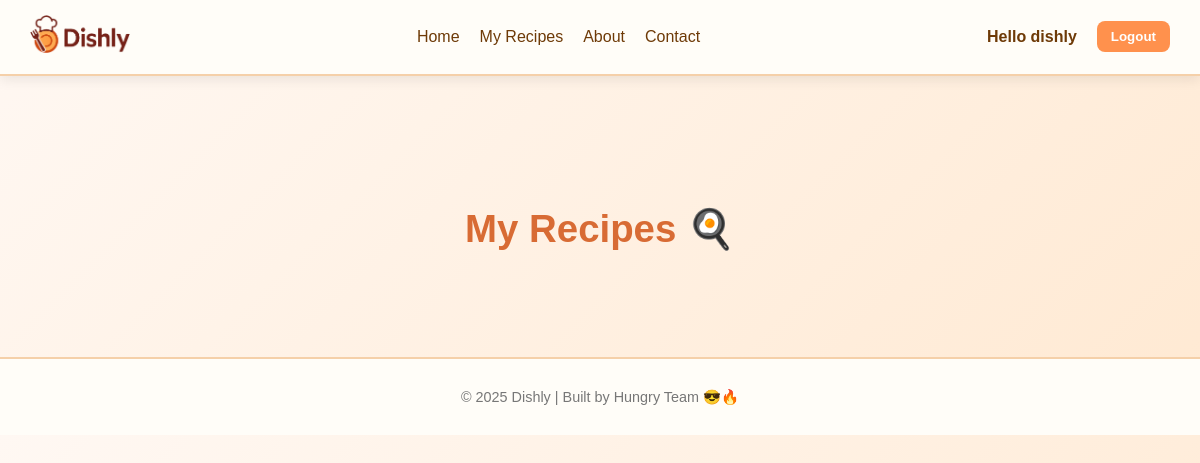
/myrecipe/ (signed in), run on an earlier commit of the app's database.
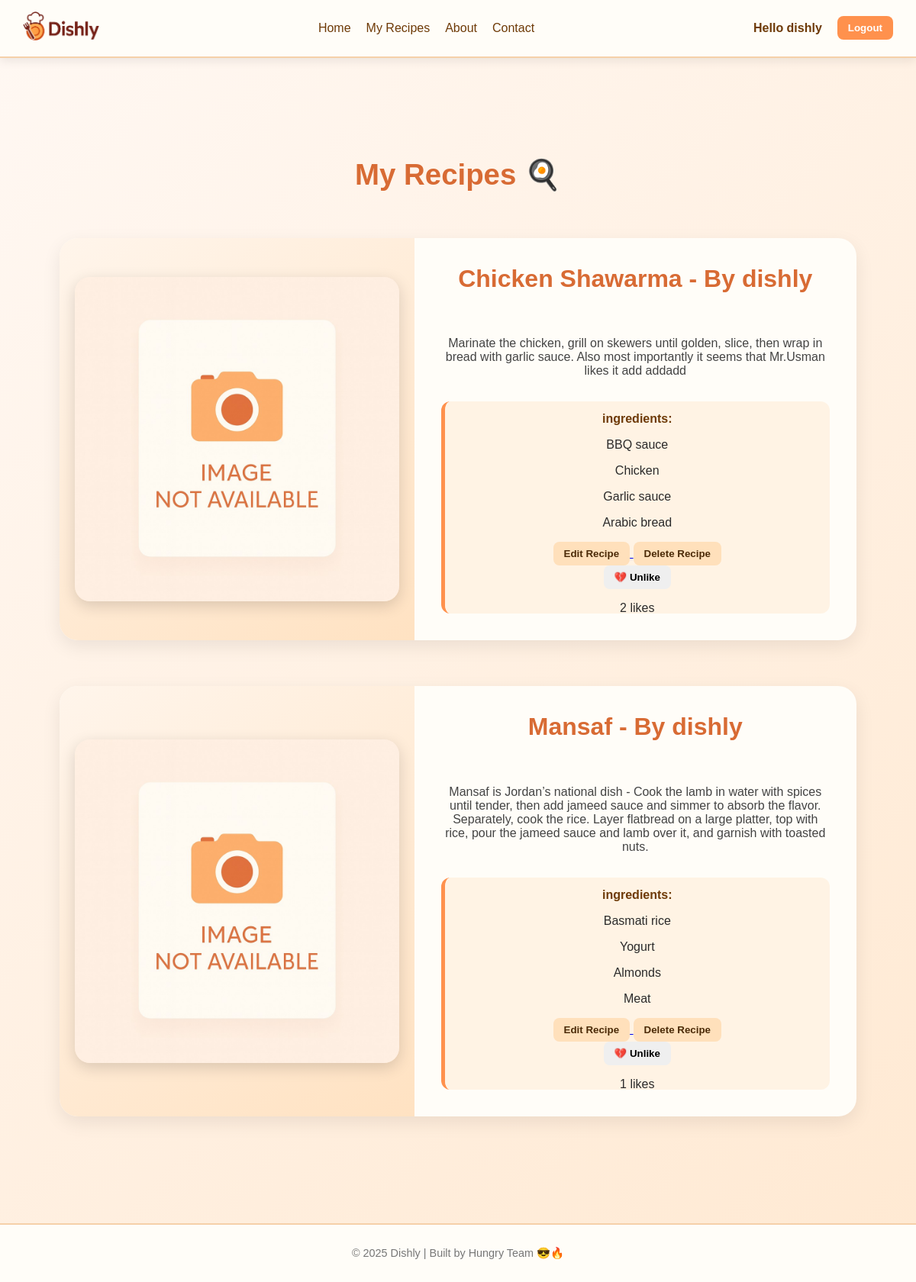
And on a later commit of the database.
### dishly_app/models.py (models this page shows, shortened)
class Recipe(models.Model):
    name = models.CharField(max_length=100)
    description = models.TextField(max_length=500)
    created_at = models.DateTimeField(auto_now_add=True)
    image_url = models.URLField(blank =True, max_length=500,  help_text="Paste a full recipe image https://URL")
    likes = models.ManyToManyField(User, related_name='liked_recipes', blank=True)
    user = models.ForeignKey(User, on_delete=models.CASCADE)
    category = models.CharField(
        max_length=2,
        choices=CATEGORIES,
        default=CATEGORIES[0][0]
    )
    ingredients = models.ManyToManyField(Ingredient, related_name="recipes")
    def total_likes(self):
        return self.likes.count()
    class Meta:
        ordering = ['-created_at']

class Ingredient(models.Model):
    name = models.CharField(max_length=100, unique=True)

### dishly_app/views.py (the view)
# urls.py: path('myrecipe/',views.my_recipes, name='myrecipe'),
@login_required(login_url=reverse_lazy('recipe-list'), redirect_field_name=None)
def my_recipes(request):
    recipes = Recipe.objects.filter(user=request.user)
    return render(request, 'dishly_app/myrecipe.html', {'recipes': recipes})

### dishly_app/templates/dishly_app/myrecipe.html (shortened to what this page needs)
{% extends "base.html" %}{% load static %}
{% block content %}
<h1 class="text-center page-title">My Recipes 🍳</h1>
 {% for recipe in recipes %}
<section class="recipe-showcase">
  <div class="showcase-container">
    <div class="showcase-image">
      {% if recipe.image_url %}
        <img src="{{ recipe.image_url }}" alt="{{ recipe.name }}" onerror="this.onerror=null;this.src='{% static 'images/placeholder.png' %}';">
      {% else %}
        <img src="{% static 'images/placeholder.png' %}" alt="No image">
      {% endif %}
    </div>
    <div class="showcase-content">
      <h2>{{recipe.name}} - By {{recipe.user.username}}</h2>
      <p class="description">
       {{recipe.description}}
      </p>
      <div class="ingredients">
        <h4>ingredients:</h4>
         {% for ingredient in recipe.ingredients.all %}
              <p>{{ ingredient.name }}</p>
           {% empty %}
              <li>No ingredients listed.</li>
              {% endfor %}
     {% if user.is_authenticated %}
      <div class="actions">
      <a href="{% url "recipe-update" recipe.id %}">  <button class="btn secondary">Edit Recipe</button> </a>
      <a href="{% url "recipe-delete" recipe.id %}">  <button class="btn secondary">Delete Recipe</button> </a>
       <form action="{% url 'like-recipe' recipe.id %}" method="post">
    {% if user.is_authenticated %}
        {% if user in recipe.likes.all %}
            <button type="submit" class="btn btn-danger">💔 Unlike</button>
        {% else %}
            <button type="submit" class="btn btn-primary">❤️ Like</button>
        {% endif %}
        <p>{{ recipe.total_likes }} likes</p>
    {% else %}
        <p><a href="{% url 'login' %}">Log in</a> to like this recipe.</p>
    {% endif %}
</form>
      </div>
       {% else %}
        <h4>Login to see the Edit/Delete</h4>
      {% endif %}
  </div>
</section>
 {% endfor %}
 {% endblock %}

What changed in the data, as far as the page shows it:
added Recipe: name "Chicken Shawarma", user.username "dishly", description "Marinate the chicken, grill on skewers until golden, slice, then wrap in bread with garlic sauce. Also most importantly it seems that Mr.Usman likes it add addadd", shows "💔 Unlike", total_likes "2"
now on this page (row unchanged): Ingredient: name "BBQ sauce", shown under "Chicken Shawarma"
added Ingredient: name "Chicken", shown under "Chicken Shawarma"
added Ingredient: name "Garlic sauce", shown under "Chicken Shawarma"
added Ingredient: name "Arabic bread", shown under "Chicken Shawarma"
added Recipe: name "Mansaf", user.username "dishly", description "Mansaf is Jordan’s national dish - Cook the lamb in water with spices until tender, then add jameed sauce and simmer to absorb the flavor. Separately, cook the rice. Layer flatbread on a large platter, top with rice, pour the jameed sauce and lamb over it, and garnish with toasted nuts.", shows "💔 Unlike", total_likes "1"
now on this page (row unchanged): Ingredient: name "Basmati rice", shown under "Mansaf"
now on this page (row unchanged): Ingredient: name "Yogurt", shown under "Mansaf"
now on this page (row unchanged): Ingredient: name "Almonds", shown under "Mansaf"
added Ingredient: name "Meat", shown under "Mansaf"
